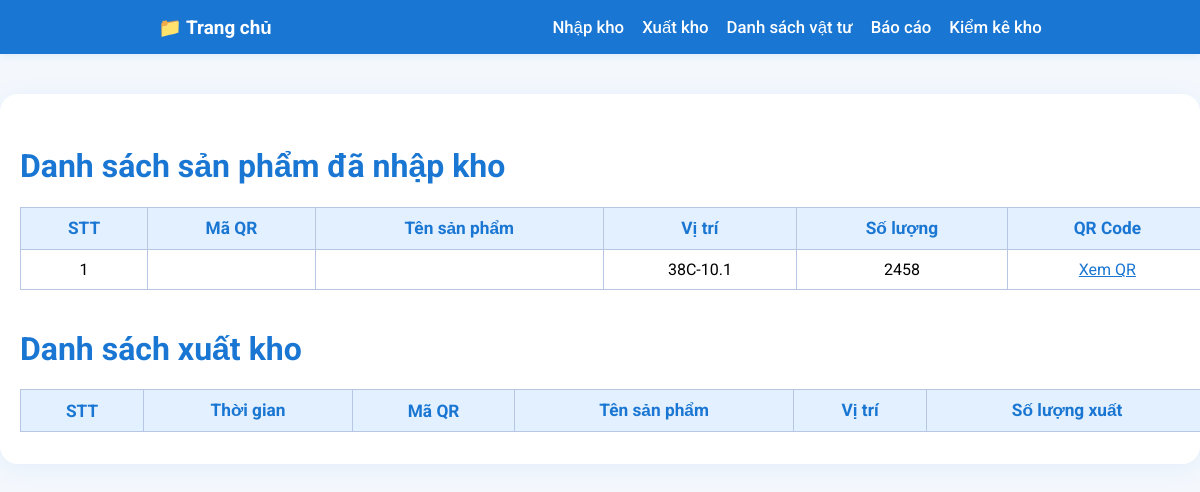
/danh-sach, run on an earlier commit of the app's database.
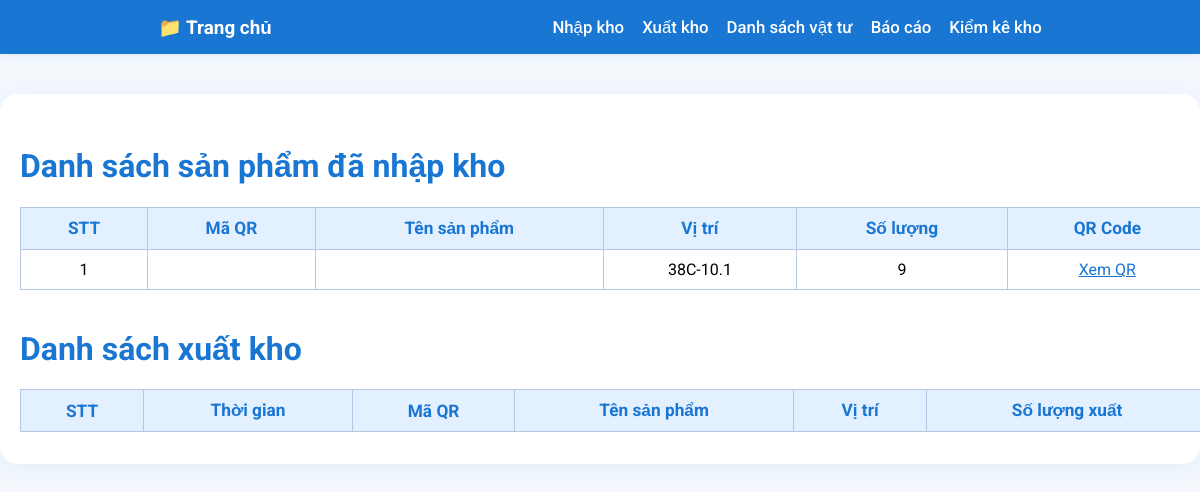
And on a later commit of the database.
### tables this page shows
CREATE TABLE MATERIAL (
            material_id INTEGER PRIMARY KEY,
            product_code TEXT,
            material_name TEXT,
            part_code TEXT,
            group_name TEXT,
            classification TEXT,
            specification TEXT,
            brand_name TEXT,
            unit TEXT,
            supplier_name TEXT,
            location TEXT,
            status TEXT,
            created_at DATETIME,
            updated_at DATETIME
        , imported_by TEXT, quantity INTEGER DEFAULT 0);

### app.py (the view)
@app.route('/danh-sach')
def danh_sach():
    conn = get_db_connection()
    products = conn.execute('SELECT * FROM MATERIAL').fetchall()
    xuat_kho = conn.execute("""
        SELECT st.*, m.material_name, m.part_code FROM STOCK_TRANSACTION st
        JOIN MATERIAL m ON st.material_id = m.material_id
        WHERE st.transaction_type = 'output'
        ORDER BY st.created_at DESC
    """).fetchall()
    conn.close()
    return render_template('danh_sach.html', products=products, xuat_kho=xuat_kho)

### app.py (called while the page is built)
def get_db_connection():
    conn = sqlite3.connect(DATABASE_PATH)
    conn.row_factory = sqlite3.Row
    return conn

### templates/danh_sach.html (shortened to what this page needs)
<!DOCTYPE html>
<html lang="vi">
<head>
</head>
<body>
<nav>
    <div>
        <div style="display:flex;align-items:center;gap:12px;">
            <a href="/" style="color:#fff;font-weight:700;font-size:1.18rem;text-decoration:none;display:flex;align-items:center;gap:6px;">📁 Trang chủ</a>
        </div>
        <div style="display:flex;align-items:center;gap:18px;">
            <a href="/nhap-kho" style="color:#fff;text-decoration:none;font-weight:500;font-size:1.05rem;">Nhập kho</a>
            <a href="/xuat-kho" style="color:#fff;text-decoration:none;font-weight:500;font-size:1.05rem;">Xuất kho</a>
            <a href="/danh-sach" style="color:#fff;text-decoration:none;font-weight:500;font-size:1.05rem;">Danh sách vật tư</a>
            <a href="/bao-cao" style="color:#fff;text-decoration:none;font-weight:500;font-size:1.05rem;">Báo cáo</a>
            <a href="/kiem-ke" style="color:#fff;text-decoration:none;font-weight:500;font-size:1.05rem;">Kiểm kê kho</a>
        </div>
    </div>
</nav>
<div class="container">
    <div class="content-box">
        <h1>Danh sách sản phẩm đã nhập kho</h1>
        <table>
            <thead>
                <tr>
                    <th>STT</th>
                    <th>Mã QR</th>
                    <th>Tên sản phẩm</th>
                    <th>Vị trí</th>
                    <th>Số lượng</th>
                    <th>QR Code</th>
                </tr>
            </thead>
            <tbody>
                {% for p in products %}
                <tr>
                    <td>{{ loop.index }}</td>
                    <td>{{ p.qr_code }}</td>
                    <td>{{ p.product_name }}</td>
                    <td>{{ p.location }}</td>
                    <td>{{ p.quantity }}</td>
                    <td>
                        <a class="qr-link" href="/static/qr_codes/{{ p.qr_code }}.png" target="_blank">Xem QR</a>
                    </td>
                </tr>
                {% endfor %}
            </tbody>
        </table>
        <h1 style="margin-top:40px;">Danh sách xuất kho</h1>
        <table>
            <thead>
                <tr>
                    <th>STT</th>
                    <th>Thời gian</th>
                    <th>Mã QR</th>
                    <th>Tên sản phẩm</th>
                    <th>Vị trí</th>
                    <th>Số lượng xuất</th>
                </tr>
            </thead>
        </table>
    </div>
</div>
</body>
</html>

What changed in the data, as far as the page shows it:
changed MATERIAL: quantity "2458" → "9"
